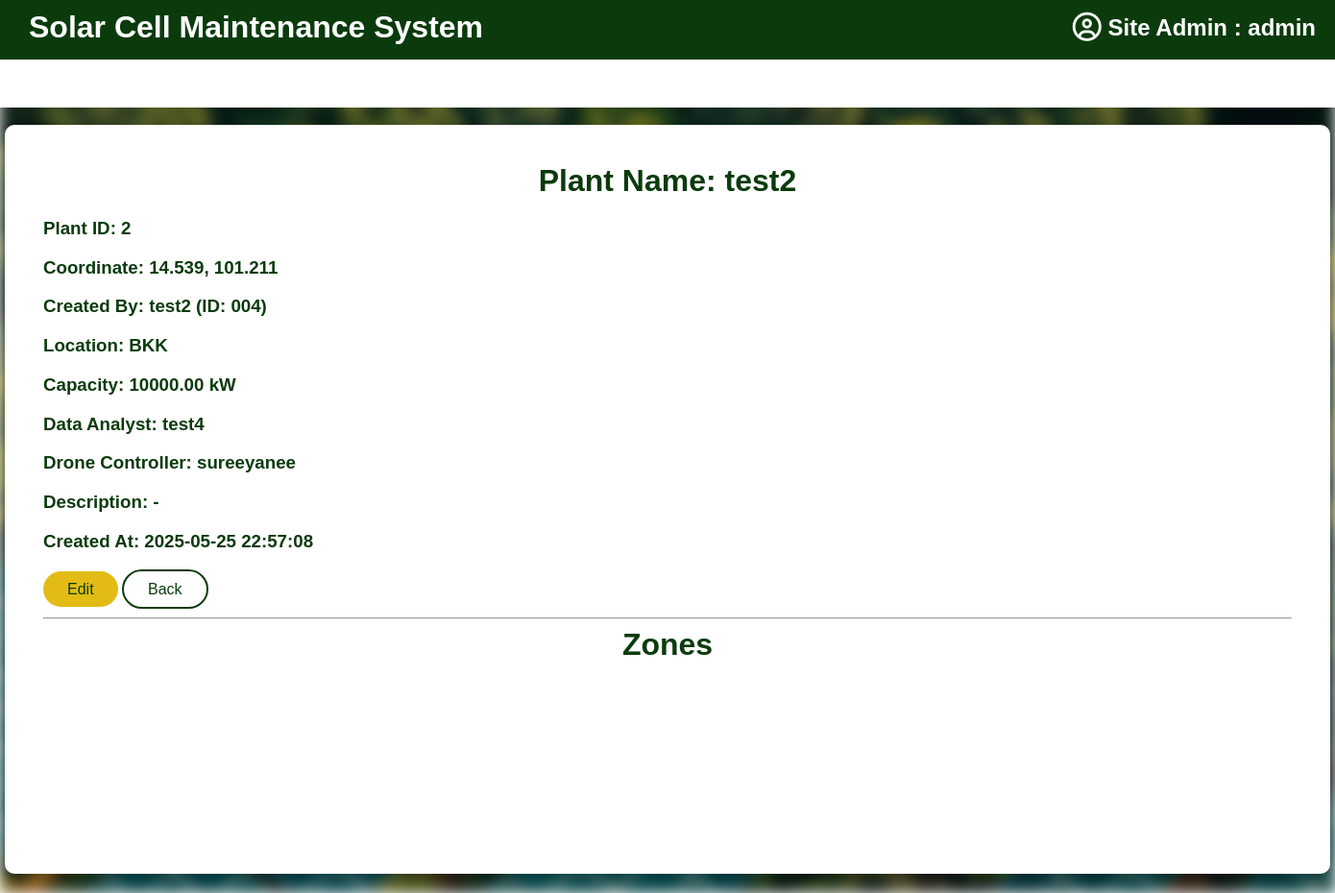
The app's page /plant/detail/2/ (signed in) with its own data.
### accounts/models.py (models this page shows, shortened)
class CustomUser(AbstractUser):
    ROLE_CHOICES = [
        ("site_admin", "Site Admin"),     # ผู้ดูแลเว็บไซต์
        ("plant_owner", "Plant Owner"),
        ("data_analyst", "Data Analyst"),
        ("drone_controller", "Drone Controller"),
    ]
    role = models.CharField(max_length=20, choices=ROLE_CHOICES, default="plant_owner")
    def formatted_id(self):
        return str(self.id).zfill(3)
    def __str__(self):
        return f"{self.username} (ID: {self.formatted_id()})"

### plant/models.py (models this page shows, shortened)
class SolarPlant(models.Model):
    name = models.CharField(max_length=255, verbose_name="ชื่อโรงไฟฟ้า")
    location = models.CharField(max_length=255, verbose_name="ที่ตั้งโรงไฟฟ้า")
    latitude = models.FloatField(verbose_name="ละติจูด", null=True, blank=True)
    longitude = models.FloatField(verbose_name="ลองจิจูด", null=True, blank=True)
    owner = models.ForeignKey(
        settings.AUTH_USER_MODEL,
        on_delete=models.CASCADE,
        related_name='plants',
        verbose_name="เจ้าของโรง"
    )
    installed_capacity_kw = models.DecimalField(
        max_digits=10, decimal_places=2,
        null=True, blank=True,
        verbose_name="กำลังการผลิต (kW)"
    )
    description = models.TextField(blank=True, verbose_name="รายละเอียดเพิ่มเติม")
    created_at = models.DateTimeField(auto_now_add=True)
    data_analyst = models.ForeignKey(
        settings.AUTH_USER_MODEL,
        on_delete=models.SET_NULL,
        null=True, blank=True,
        limit_choices_to={'role': 'data_analyst'},
        related_name='assigned_analyst_plants',
        verbose_name="นักวิเคราะห์ข้อมูล"
    )
    drone_controller = models.ForeignKey(
        settings.AUTH_USER_MODEL,
        on_delete=models.SET_NULL,
        null=True, blank=True,
        limit_choices_to={'role': 'drone_controller'},
        related_name='assigned_drone_plants',
        verbose_name="ผู้ควบคุมโดรน"
    )

### plant/views.py (the view)
# urls.py: path('detail/<int:pk>/', views.plant_detail_view, name='plant_detail_solar'),
@login_required
def plant_detail_view(request, pk):
    plant = get_object_or_404(SolarPlant, pk=pk)
    panel_rows = PanelRow.objects.filter(zone__plant=plant).order_by('row_number')
    panels_by_row = {}
    max_columns = 0
    for row in panel_rows:
        panels = SolarPanel.objects.filter(row=row)
        panels_by_row[row.row_number] = {panel.column_number: panel for panel in panels}
        max_columns = max(max_columns, panels.count())
    context = {
        'plant': plant,
        'panels_by_row': panels_by_row,
        'columns_range': range(1, max_columns + 1),
    }
    return render(request, 'dashboard/plant_detail_solar.html', context)

### templates/dashboard/plant_detail_solar.html (shortened to what this page needs)
{% extends 'dash.html' %}
{% load static %}
{% block content %}
<h1 style="color: #0b3b0d; margin: auto;">Plant Name: {{ plant.name }}</h1>
<div style="text-align: left; margin: 20px 0; color:#0b3b0d">
<h3><strong>Plant ID:</strong> {{ plant.id }}</h3>
<h3><strong>Coordinate:</strong> {{ plant.latitude|floatformat:3 }}, {{ plant.longitude|floatformat:3 }}</h3>
<h3><strong>Created By:</strong> {{ plant.owner }}</h3>
<h3><strong>Location:</strong> {{ plant.location }}</h3>
<h3><strong>Capacity:</strong> {{ plant.installed_capacity_kw }} kW</h3>
<h3><strong>Data Analyst:</strong> {{ plant.data_analyst.username }}</h3>
<h3><strong>Drone Controller:</strong> {{ plant.drone_controller.username }}</h3>
<h3><strong>Description:</strong> {{ plant.description|default:"-" }}</h3>
<h3><strong>Created At:</strong> {{ plant.created_at|date:"Y-m-d H:i:s" }}</h3>
<a href ="{% url 'edit_plant' pk=plant.id %}" class="btn-yellow">Edit</a>
<a href="{% url 'plant_list' %}" class="btn-outline">Back</a>
</div>
<hr>
<h1 style="color:#0b3b0d">Zones</h1>
{% endblock %}

### templates/dash.html (shortened to what this page needs)
{% load static %}
<!DOCTYPE html>
<html lang="en">
<head>
    <link rel="stylesheet" href="{% static 'css/style.css' %}">
    <link rel="stylesheet" href="https://cdnjs.cloudflare.com/ajax/libs/font-awesome/6.5.0/css/all.min.css">
</head>
<body class="dash">
    <header>
    <div class="header-top">
        <h1>Solar Cell Maintenance System</h1>
        <h2 class="user-info" style="position: absolute; top: 15px; right: 20px; font-weight: bold; color: white;">
            <i class="fa-regular fa-circle-user fa-lg" style="color: #ffffff;"></i> {{ request.user.get_role_display|default:request.user.role|capfirst }} : {{ request.user.username }}
        </h2>
    </div>
    {% block navbar %}
    <nav class="navbar">
    </nav>
    {% endblock %}
    </header>
    <div class="{% block class_name %}dash-container{% endblock %}">
        {% block content %}
        {% endblock %}
    </div>
</body>
</html>

### static/css/style.css (style rules this page uses)
body.dash { position: relative; margin: 0; padding: 0; min-height: 100vh; font-family: 'Arial', sans-serif; }
body.dash::before { content: ''; position: fixed; pointer-events: none; top: 0; left: 0; width: 100%; height: 100%; background-image: url("/static/images/solar-bg.jpg"); background-size: cover; background-position: center; background-repeat: no-repeat; filter: blur(8px) brightness(0.7); z-index: -1; }
.dash header { background-color: rgb(11, 59, 13); display: flex; flex-direction: column; align-items: stretch; padding: 0; position: fixed; top: 0; left: 0; width: 100%; z-index: 1000; box-shadow: 0px 2px 5px rgba(0, 0, 0, 0.1); }
.header-top { display: flex; justify-content: space-between; align-items: center; padding: 10px 30px; background-color: rgb(11, 59, 13); color: white; }
.navbar { background-color: rgb(255, 255, 255); color: rgb(11, 59, 13); display: flex; justify-content: flex-start; padding: 5px 20px; align-items: center; margin: 0; position: relative; top: 5px; width: 100%; height: 40px; }
.dash-container { width: 1300px; height: 700px; background: rgb(255, 255, 255); padding: 40px; border-radius: 10px; text-align: center; margin: 130px auto 40px auto; box-shadow: 0 4px 10px rgba(0, 0, 0, 0.2); overflow: auto; }
.dash h1 { color: rgb(255, 255, 255); margin: 0; }
.dash h2 { color: rgb(11, 59, 13); margin: 0; }
.btn-outline { padding: 10px 25px; border-radius: 25px; background: #fff; color: #0b3b0d; border: 2px solid #0b3b0d; text-decoration: none; }
.btn-yellow { text-decoration: none; padding: 10px 25px; border-radius: 25px; background: #e2bc15; color: #0b3b0d; border: none; cursor: pointer; }

### records on screen
CustomUser: user.role "Site Admin", user.username "admin"
SolarPlant: name "test2", id "2", latitude "14.539", longitude "101.211", owner "test2 (ID: 004)", location "BKK", installed_capacity_kw "10000.00", data_analyst.username "test4", drone_controller.username "sureeyanee", description "-", created_at "2025-05-25 22:57:08"
